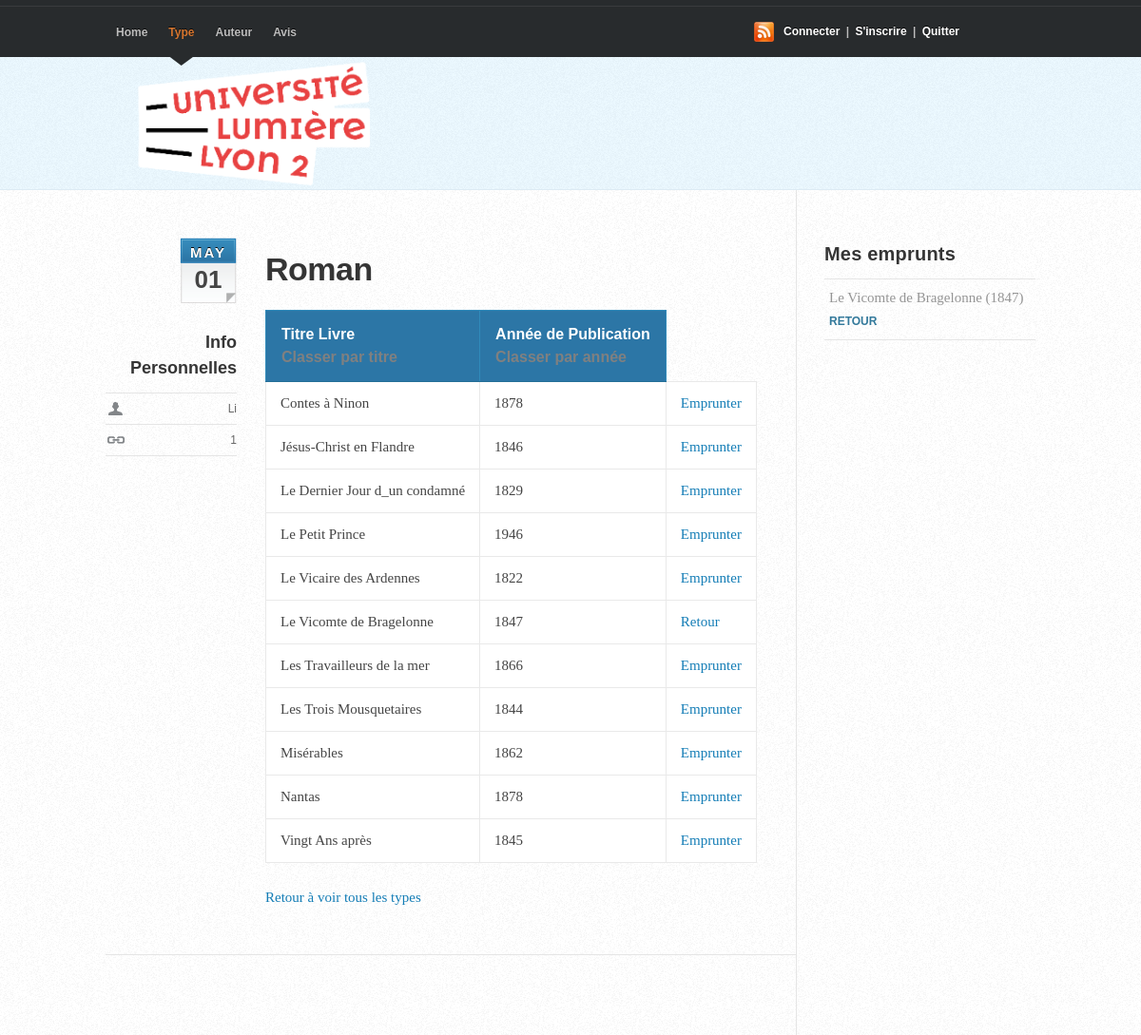
/pages/type2.php?IdType=1 (signed in), run on the app's committed database.
### tables this page shows
CREATE TABLE `Type` (
  `IdType` int(11) NOT NULL,
  `nomType` varchar(50) NOT NULL
);

CREATE TABLE `Livre` (
  `IdLivre` int(11) NOT NULL,
  `titreLivre` varchar(100) NOT NULL,
  `anneePubli` int(11) NOT NULL,
  `IdType` int(11) NOT NULL,
  `IdAuteur` int(11) NOT NULL
);

### pages/type2.php (the view, shortened to what this page needs)
<?php
    $IdEtu = $_SESSION['IdEtu'];
?>
<!DOCTYPE html>
 <html>
<head>
    <link rel="stylesheet" type="text/css" media="screen" href="CoolBlue11/css/coolblue.css" />
</head>
<body Id="top">
<div Id="header-wrap"><header>
 	<hgroup>
        <h1><a href="index.php">Bienvenue!</a></h1>
    </hgroup>
    <nav>
		<ul>
			<li><a href="index.php">Home</a><span></span></li>
			<li Id="current"><a href="type1.php">Type</a><span></span></li>
			<li><a href="auteur1.php">Auteur</a><span></span></li>
			<li><a href="avis1.php">Avis</a><span></span></li>
		</ul>
	</nav>
    <div class="subscribe">
	<a href="connexion1.php">Connecter</a> | <a href="inscrire1.php">S'inscrire</a> | <a href="deconnexion.php">Quitter</a>
    </div>
</header></div>
<div Id="content-wrap">
    <div Id="content" class="clearfix">
        <div Id="main">
      	    <article class="post">
      		    <div class="primary">
                  <?php
                  if (isset($_SESSION['IdEtu']) && isset($_SESSION['nomEtu'])) {
                        $conn = mysqli_connect("localhost", "root", "");
                        mysqli_select_db($conn, "forum_db_yufei_sandra");
                        if(isset($_GET['IdType'])) {
                            $IdType = $_GET['IdType'];
                            $req = "SELECT * FROM Type WHERE IdType = $IdType;";
                            $res = mysqli_query($conn, $req);
                            while ($row = mysqli_fetch_array($res)) {
                                echo '<div class="author-info">';
                                echo '<p><h2>'. $row['nomType'] . '</h2></p>';
                                echo '</div>';
                            }
                        }
                    } else{
                        echo "Veuillez vous connecter avant de visualiser les informations sur l'type";
                    }
                    ?>
					 <?php
					$conn = mysqli_connect("localhost", "root", "");
					mysqli_select_db($conn, "forum_db_yufei_sandra");
                    if(isset($_GET['IdType'])) {
                        $IdType = $_GET['IdType'];
                        $orderBy = "titreLivre";
                        $req = "SELECT IdAuteur, IdType, IdLivre, titreLivre, anneePubli FROM Livre WHERE IdType = $IdType ORDER BY $orderBy;";
                        $res = mysqli_query($conn, $req);
                        echo '<table>';
                        echo '<tr><th>Titre Livre<a href="type2.php?IdType=' . $IdType . '&sort=titre" style="color: gray;"></br>Classer par titre</a></th>
                                  <th>Année de Publication <a href="type2.php?IdType=' . $IdType . '&sort=annee" style="color: gray;"></br>Classer par année</a></th></tr>';
                        while ($row = mysqli_fetch_array($res)) {
                            echo '<tr>';
                            echo '<td>' . $row['titreLivre'] . '</td>';
                            echo '<td>' . $row['anneePubli'] . '</td>';
                            $reqCheck = 'SELECT * FROM Emprunter WHERE IdEtu = '.$_SESSION['IdEtu'].' AND IdLivre = ' . $row['IdLivre'] . ' AND retourne = false;';
                            $resCheck = mysqli_query($conn, $reqCheck);
                            $isBorrowed = mysqli_num_rows($resCheck);
                            if ($isBorrowed == 1 ) {
                                echo '<td><a href="retourner1.php?IdLivre=' . $row['IdLivre'] . '&titreLivre=' . $row['titreLivre'] . '&IdAuteur=' . $row['IdAuteur'] . '">Retour</a></td>';
                            }else if($isBorrowed == 0) {
                                echo '<td><a href="emprunter1.php?IdLivre=' . $row['IdLivre'] . '&titreLivre=' . $row['titreLivre'] . '&IdAuteur=' . $row['IdAuteur'] . '">Emprunter</a></td>';
                            }
                            echo '</tr>';
                        }
                        echo '</table>';
                    }
					?>
                    <a href="type1.php">Retour à voir tous les types</a>
                </div>
                <aside>
            	    <p class="dateinfo"><?php echo date('M')?><span><?php echo date('d')?></span></p>
               	    <div class="post-meta">
                  	    <h4>Info Personnelles</h4>
                     	<ul>
						 <?php
							if (isset($_SESSION['IdEtu']) && isset($_SESSION['nomEtu'])) {
								echo '<li class="user"><a href="#">'.$_SESSION['nomEtu'].'</a></li>';
								echo'<li class="permalink"><a href="#">'.$_SESSION['IdEtu'].'</a></li>';
							} else{
								echo" Vous n'êtes pas connecté";
							}
                   		 ?>
                        </ul>
					</div>
                </aside>
		    </article>
        </div>
		<div Id="sidebar">
			<div class="sidemenu">
				<h3>Mes emprunts</h3>
				<ul>
                    <?php
                    if (isset($_SESSION['IdEtu'])&&isset($_SESSION['nomEtu'])){
						$conn = mysqli_connect("localhost", "root", "");
						mysqli_select_db($conn, "forum_db_yufei_sandra");
						$req = "SELECT Livre.titreLivre, Livre.anneePubli, Livre.IdLivre, Livre.IdType
								FROM Livre
								INNER JOIN Emprunter ON Livre.IdLivre = Emprunter.IdLivre
								WHERE Emprunter.IdEtu = $IdEtu AND Emprunter.retourne = false;";
						$res = mysqli_query($conn, $req);
						if (mysqli_num_rows($res) > 0) {
							while ($row = mysqli_fetch_array($res)) {
								echo '<li>' . $row['titreLivre'] . ' (' . $row['anneePubli'] . ')';
                                echo '</br><a href="retourner1.php?IdLivre=' . $row['IdLivre'] . '&titreLivre=' . $row['titreLivre'] . '&IdType=' . $row['IdType'] . '">Retour</a></li>';
							}
						} else {
							echo "Vous n'avez pas emprunté de livres.";
						}
					} else {
						echo "Veuillez vous connecter pour voir vos emprunts.";
                    }
                    ?>
				</ul>
			</div>
		</div>
	</div>
</div>
</body>
</html>

### data on the page
type: nomType "Roman"
livre: titreLivre "Contes à Ninon", anneePubli "1878"
livre: titreLivre "Jésus-Christ en Flandre", anneePubli "1846"
livre: titreLivre "Le Dernier Jour d_un condamné", anneePubli "1829"
livre: titreLivre "Le Petit Prince", anneePubli "1946"
livre: titreLivre "Le Vicaire des Ardennes", anneePubli "1822"
livre: titreLivre "Le Vicomte de Bragelonne", anneePubli "1847"
livre: titreLivre "Les Travailleurs de la mer", anneePubli "1866"
livre: titreLivre "Les Trois Mousquetaires", anneePubli "1844"
livre: titreLivre "Misérables", anneePubli "1862"
livre: titreLivre "Nantas", anneePubli "1878"
livre: titreLivre "Vingt Ans après", anneePubli "1845"

### other printed values
$_SESSION['nomEtu'] "Li"
$_SESSION['IdEtu'] "1"
